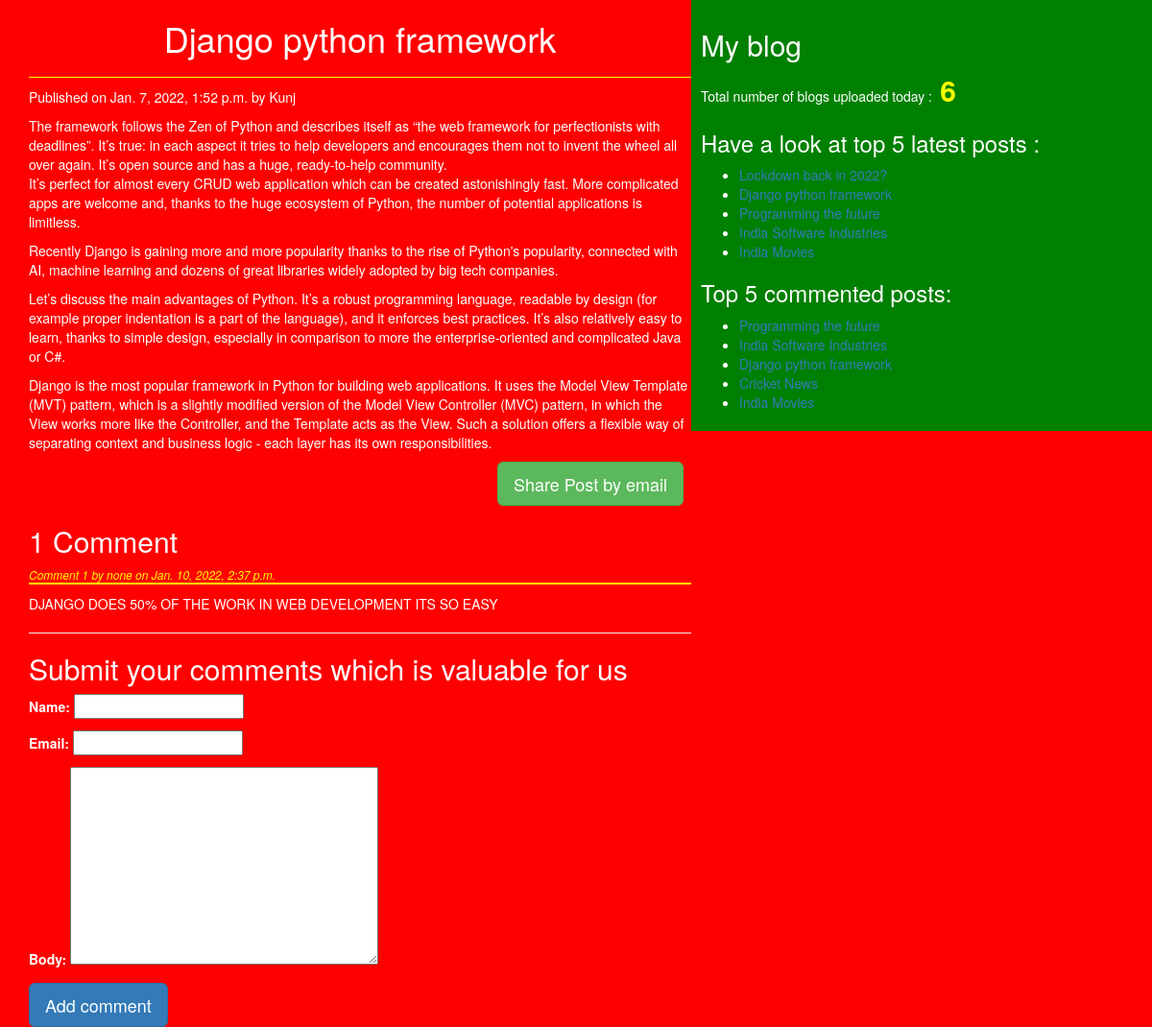
The app's page /2022/01/07/django-python-framework/ with its own data.
### blog/models.py (models this page shows, shortened)
class Post(models.Model):
    STATUS_CHOICES=(('draft','Draft'),('published','Published'))
    title=models.CharField(max_length=256)
    slug=models.SlugField(max_length=264,unique_for_date='publish')
    author=models.ForeignKey(User,related_name='blog_posts',on_delete=models.CASCADE)
    body=models.TextField()
    publish=models.DateTimeField(default=timezone.now)
    created=models.DateTimeField(auto_now_add=True)
    updated=models.DateTimeField(auto_now=True)
    status=models.CharField(max_length=10,choices=STATUS_CHOICES,default='draft')
    objects=CustomManager()
    tags=TaggableManager()
    class Meta:
        ordering=('-publish',)
    def get_absolute_url(self):
        return reverse('post_detail',args=[self.publish.year,self.publish.strftime('%m'),self.publish.strftime('%d'),self.slug])

class Comment(models.Model):
    post=models.ForeignKey(Post,related_name='comments',on_delete=models.CASCADE)
    name=models.CharField(max_length=32)
    email=models.EmailField()
    body=models.TextField()
    created=models.DateTimeField(auto_now_add=True)
    updated=models.DateTimeField(auto_now=True)
    active=models.BooleanField(default=True)
    class Meta:
        ordering=('-created',)

### blog/views.py (the view)
# urls.py: re_path(r'^(?P<year>\d{4})/(?P<month>\d{2})/(?P<day>\d{2})/(?P<post>[-\w]+)/$',views.post_detail_view,name="post_detail"),
def post_detail_view(request,year,month,day,post):
    cpost=get_object_or_404(Post,slug=post,
                           status='published',
                           publish__year=year,
                           publish__month=month,
                           publish__day=day)
    comments=cpost.comments.filter(active=True)
    csubmit=False
    if request.method=='POST':
        form=CommentForm(request.POST)
        if form.is_valid():
            new_comment=form.save(commit=False)
            new_comment.post=cpost
            new_comment.save()
            csubmit=True
    else:
        form=CommentForm()
    return render(request,'blog/post_detail.html',{'post':cpost,'form':form,'csubmit':csubmit,'comments':comments})

### blog/forms.py
class CommentForm(forms.ModelForm):
    class Meta:
        model=Comment
        fields=('name','email','body')

### blog/models.py (called while the page is built)
    def get_queryset(self):
        return super().get_queryset().filter(status='published')

### blog/templatetags/bolg_tags.py (called while the page is built)
@register.simple_tag(name='my_tag')
def total_posts():
    return Post.objects.count()

@register.inclusion_tag('blog/latest_post123.html')
def show_latest_posts(count=3):
    latest_post=Post.objects.order_by('-publish')[:count]
    return {'latest_post':latest_post}

@register.simple_tag()
def get_most_commented_posts(count=5):
    return Post.objects.annotate(total_comments=Count('comments')).order_by('-total_comments')[:count]

### templates/blog/post_detail.html (shortened to what this page needs)
<!DOCTYPE html>
{%extends "blog/base.html" %}
    {%block content%}
        <h1>{{post.title}}</h1>
        <p id="date">Published on {{post.publish}} by {{post.author|title}}</p>
        {{post.body|linebreaks}}
        <div class="container" align="center">
            <a href="/{{post.id}}/share" class="btn btn-lg btn-success">Share Post by email</a>
        </div>
{%with comments.count as comments_count%}
<h2>{{comments_count}} Comment{{comments_count|pluralize}}</h2>
{% endwith %}
{% if comments %}
{%for comment in comments%}
<p id="ch"> Comment {{forloop.counter}} by {{comment.name}} on {{comment.created}}</p>
<div class="cb">{{comment.body|linebreaks}}</div>
{%endfor%}
<hr>
{%else%}
<p>There are no comments yet!!</p>
{%endif%}
{% if csubmit %}
<h2>Your comment added successfully</h2>
{%else%}
<h2>Submit your comments which is valuable for us</h2>
<form method="post">
    {{form.as_p}}
    <input type="submit" class="btn btn-primary btn-lg" value="Add comment">
    </form>
{%endif%}
    {%endblock%}

### templates/blog/base.html (shortened to what this page needs)
<!DOCTYPE html>
{%load static%}
{%load bolg_tags %}
<html lang="en" dir="ltr">
<head>
    <link rel="stylesheet" href="https://maxcdn.bootstrapcdn.com/bootstrap/3.3.7/css/bootstrap.min.css"
>
    <link rel="stylesheet" href="{%static "css/blog.css" %}">
</head>
<body>
<div class="content">
    {%block content%}{%endblock%}
</div>
<div class="sidebar">
    <h2>My blog</h2>
    <p>Total number of blogs uploaded today :<span id="pcount"> {% my_tag %}</span></p>
    <h3>Have a look at top 5 latest posts :</h3>{% show_latest_posts 5%}
    <h3>Top 5 commented posts:</h3>
    {%get_most_commented_posts as most_commented_posts%}
    <ul>
        {%for post in most_commented_posts%}
        <li><a href="{{post.get_absolute_url}}">{{post.title}}</a></li>
        {%endfor%}
    </ul>
</div>
</body>
</html>

### templates/blog/latest_post123.html
<ul>
    {% for post in latest_post %}
    <li><a href="{{post.get_absolute_url}}">{{post.title}}</a></li>
    {%endfor%}
</ul>

### static/css/blog.css (style rules this page uses)
.content { width:60%; float:left; padding:0 0 0 30px; background:red; height:100%; }
.sidebar { width:40%; float:right; padding:10px; background:green; height:100%; }
h1 { text-align:center; border-bottom:1px solid yellow; padding-bottom:20px; }
body { color:white; background:red; }
#ch { color:yellow; font-size:12px; font-style:italic; border-bottom:2px solid yellow; }
#pcount { font-size:30px; color:yellow; font-weight:bold; }

### records on screen
Post: title "Django python framework", publish "Jan. 7, 2022, 1:52 p.m.", author "Kunj", body "The framework follows the Zen of Python and describes itself as “the web framework for perfectionists with deadlines”. It’s true: in each aspect it tries to help developers and encourages them not to invent the wheel all over again. It’s open source and has a huge, ready-to-help community. It’s perfect for almost every CRUD web application which can be created astonishingly fast. More complicated apps are welcome and, thanks to the huge ecosystem of Python, the number of potential applications is limitless. Recently Django is gaining more and more popularity thanks to the rise of Python's popularity, connected with AI, machine learning and dozens of great libraries widely adopted by big…"
Comment: name "none", created "Jan. 10, 2022, 2:37 p.m.", body "DJANGO DOES 50% OF THE WORK IN WEB DEVELOPMENT ITS SO EASY"
Post: title "Lockdown back in 2022?"
Post: title "Programming the future"
Post: title "India Software Industries"
Post: title "India Movies"
Post: title "Cricket News"

### other values on screen
{{ comments_count }} "1"
